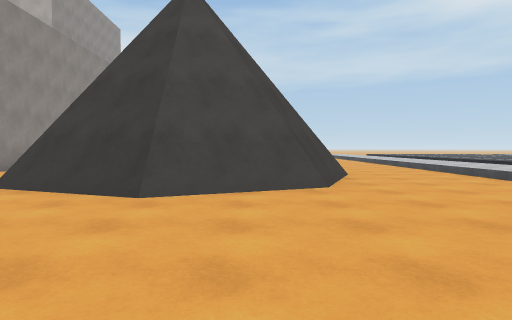
view 1 (above)

21 first-person views from a walk through a Unity game level. The camera is 1.2 m above the floor, tilts 2° down and sees 75° across. The floor is counted in squares, 2 m on a side. Each view is taken from the middle of a square. On the plan, view 1 faces up. The plan holds only what a view shows up to about 10 squares ahead; the rest is blank. The place goes on beyond the plan.

view 2
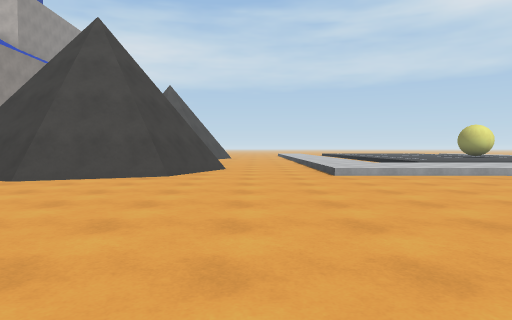

view 3
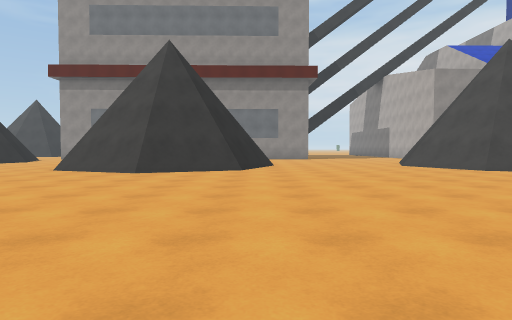

view 4
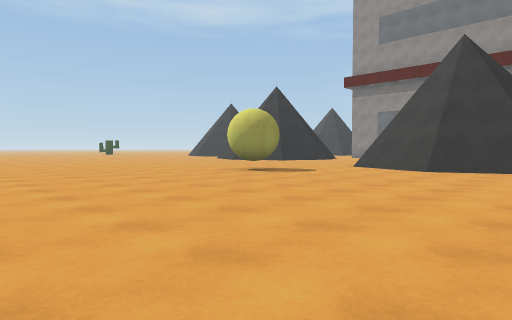

view 5
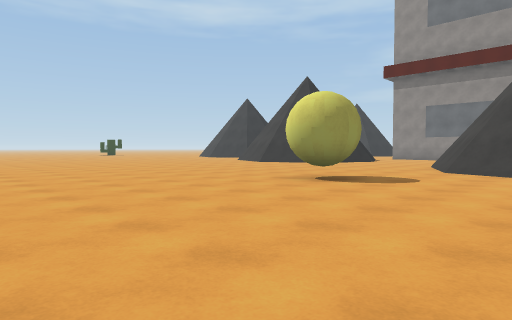

view 6
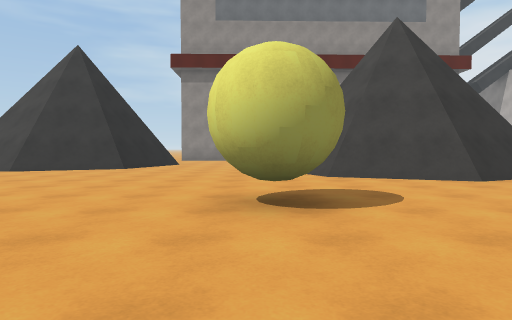

view 7
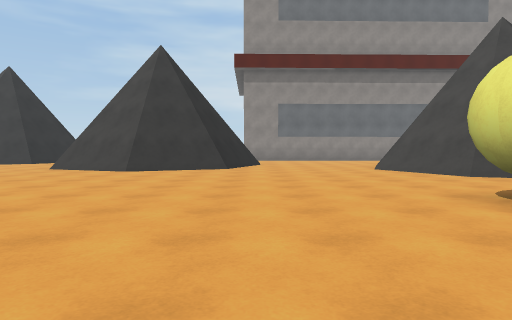

view 8
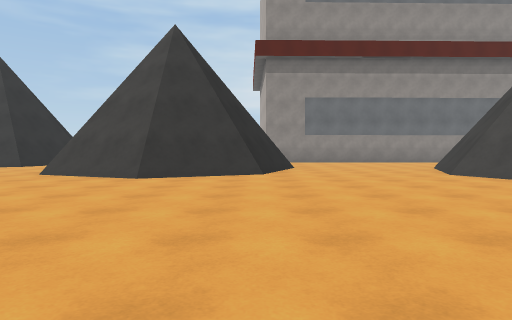

view 9
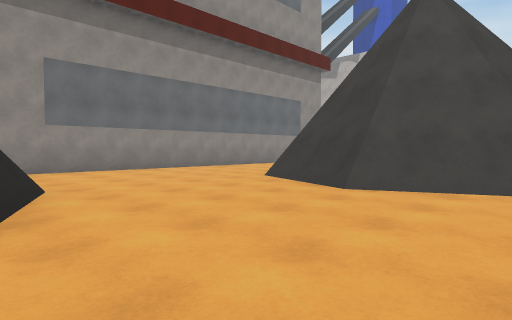

view 10
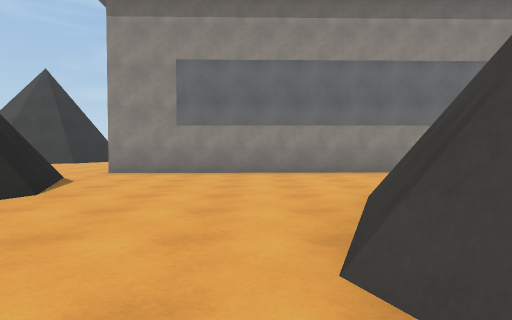

view 11
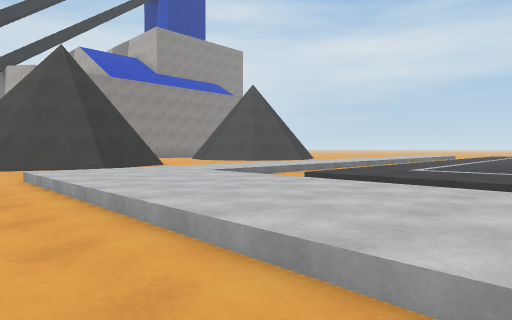

view 12
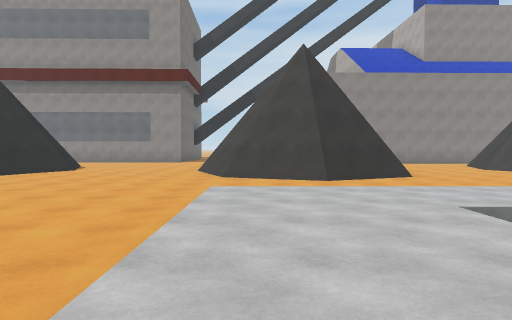

view 13
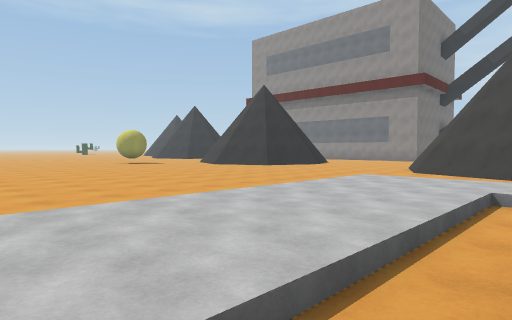

view 14
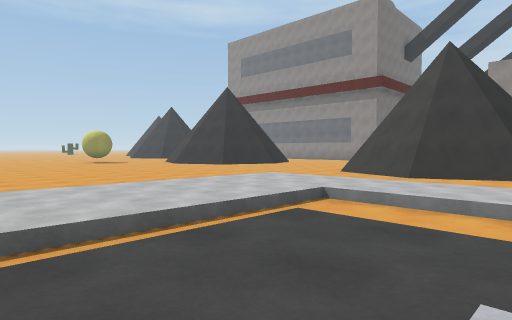

view 15
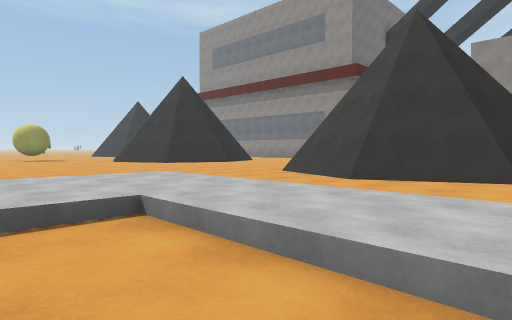

view 16
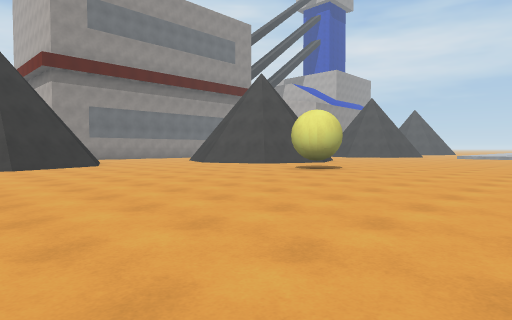

view 17
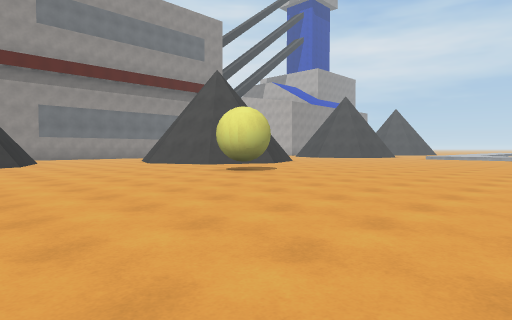

view 18
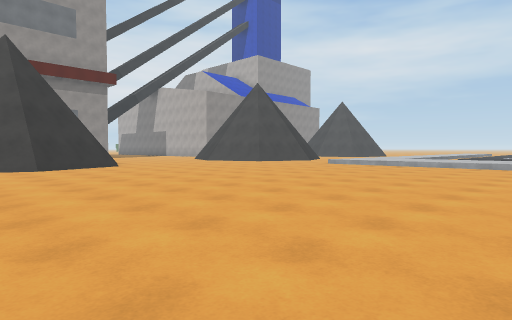

view 19
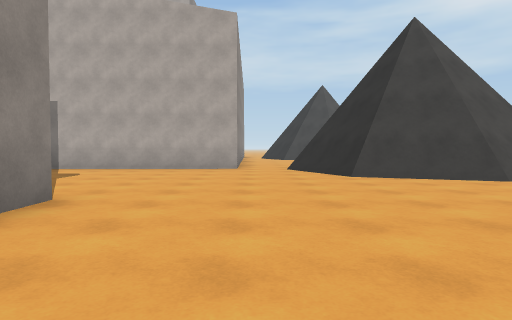

view 20
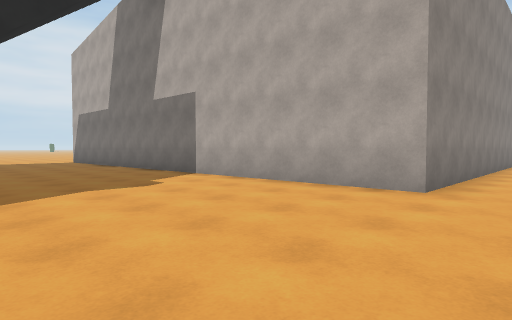

view 21
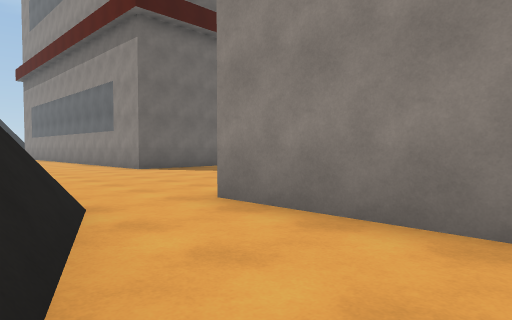

### Floor plan
Key: @ floor where view 1 was taken; # wall or solid block; . main floor; : floor 0.25 m higher than the main floor; / step, stairs or slope; = window, fence, low wall or low ledge.
Columns run from 16 left of view 1 to 12 right of it. Each row starts with its distance up from view 1.
 11          #...   .... ::..:::
 10          #..#   ##...::..:::
  9          #..#    #...::..////
  8  #########..#    #...:://////
  7  ...........#    #...::::::::
  6 ............##  ##...::::::::
  5 ............######...........
  4  .............=..............
  3       ......................
  2        #....................
  1        #...... .............
  0         .....   @...........
 -1          ...    #...........
 -2           .     ##...........
 -3                  #...........
 -4        #         #=..........
 -5        #....     #...........
 -6        #....######...........
 -7        #.....####..........
 -8        ##...........##.....
 -9         #..................
-10         #...................
-11         #..//...............
-12        ...#####.............
-13        ..     #.............
-14               ##............
-15               ##...........
-16               #....   .....

Positions as (right, up) in squares from view 1, and headings:
1: (0, 0), facing up
2: (3, -2), facing up
3: (10, -1), facing left
4: (11, -1), facing down-left
5: (10, -4), facing down-left
6: (8, -8), facing left
7: (8, -11), facing left
8: (6, -12), facing left
9: (1, -12), facing up-left
10: (0, -8), facing left
11: (12, 4), facing up-left
12: (10, 6), facing left
13: (12, 9), facing down-left
14: (11, 11), facing down-left
15: (8, 11), facing down-left
16: (10, -16), facing up-left
17: (11, -14), facing up-left
18: (12, -6), facing up-left
19: (-6, -2), facing up
20: (-5, 3), facing up-left
21: (-4, 11), facing down-left
